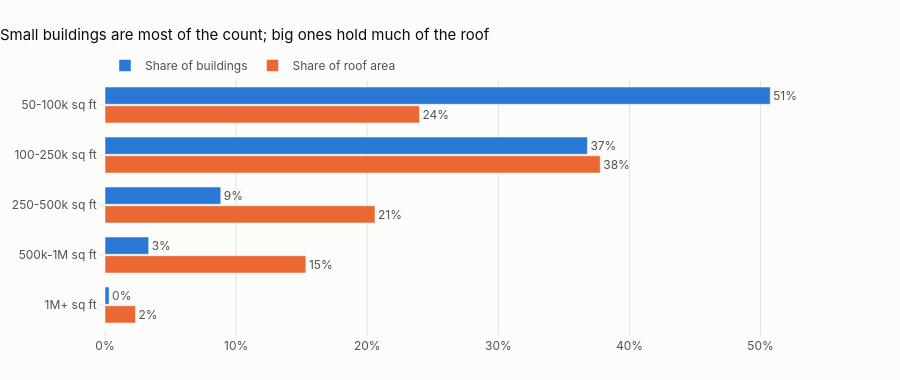

The code cell stored with this chart in its notebook:
### Code cell
fig = go.Figure()
for col, name, color in share_series:
    fig.add_bar(y=size_names, x=by_size[col], name=name, orientation="h", marker_color=color,
                text=share_text[col], textposition="outside", textfont_color=INK_2,
                customdata=by_size[["buildings", "roof_msqft"]].to_numpy(),
                hovertemplate="%{y}<br>%{x:.0%} · %{customdata[0]:,} buildings · %{customdata[1]:.1f}M sq ft<extra>" + name + "</extra>")
fig.update_xaxes(tickformat=".0%", title=None, range=[0, share_max * 1.15])
fig.update_yaxes(autorange="reversed", showgrid=False)
fig.update_layout(title="Small buildings are most of the count; big ones hold much of the roof",
                  barmode="group", bargap=0.25, bargroupgap=0.08, height=380)
fig.show()

### Figure 1 — Plotly figure (JSON) as saved in the notebook; plotly's stock layout.template omitted (floating-point values rounded to 4 significant figures)
{"data": [{"customdata": [[655.0, 45.82], [475.0, 72.17], [114.0, 39.34], [43.0, 29.27], [4.0, 4.446]], "hovertemplate": "%{y}<br>%{x:.0%} · %{customdata[0]:,} buildings · %{customdata[1]:.1f}M sq ft<extra>Share of buildings</extra>", "marker": {"color": "#2a78d6"}, "name": "Share of buildings", "orientation": "h", "text": ["51%", "37%", "9%", "3%", "0%"], "textfont": {"color": "#52514e"}, "textposition": "outside", "type": "bar", "x": [0.5074, 0.3679, 0.0883, 0.03331, 0.003098], "y": ["50-100k sq ft", "100-250k sq ft", "250-500k sq ft", "500k-1M sq ft", "1M+ sq ft"]}, {"customdata": [[655.0, 45.82], [475.0, 72.17], [114.0, 39.34], [43.0, 29.27], [4.0, 4.446]], "hovertemplate": "%{y}<br>%{x:.0%} · %{customdata[0]:,} buildings · %{customdata[1]:.1f}M sq ft<extra>Share of roof area</extra>", "marker": {"color": "#eb6834"}, "name": "Share of roof area", "orientation": "h", "text": ["24%", "38%", "21%", "15%", "2%"], "textfont": {"color": "#52514e"}, "textposition": "outside", "type": "bar", "x": [0.2399, 0.3777, 0.2059, 0.1532, 0.02327], "y": ["50-100k sq ft", "100-250k sq ft", "250-500k sq ft", "500k-1M sq ft", "1M+ sq ft"]}], "layout": {"bargap": 0.25, "bargroupgap": 0.08, "barmode": "group", "height": 380, "title": {"text": "Small buildings are most of the count; big ones hold much of the roof"}, "xaxis": {"range": [0, 0.5835], "tickformat": ".0%", "title": {}}, "yaxis": {"autorange": "reversed", "showgrid": false}}}
